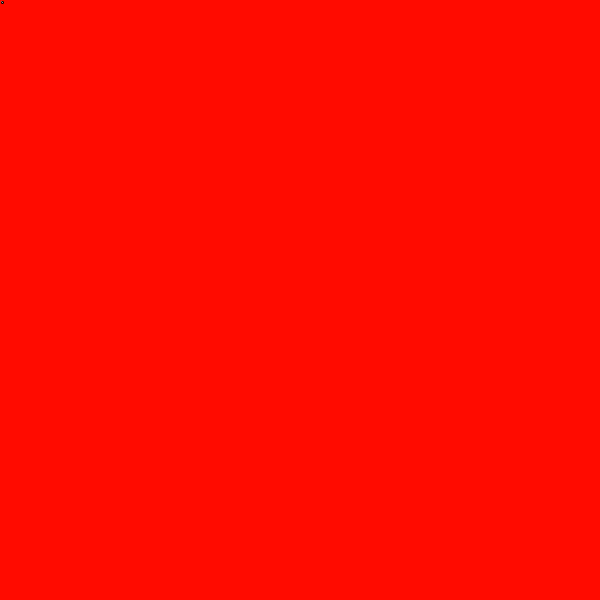
Frame 1 (no input)
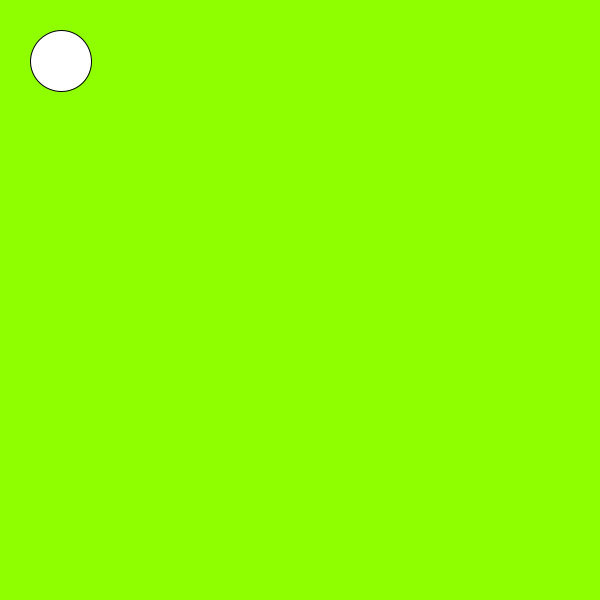
Frame 60 (the mouse pressed at the canvas centre just before this capture)
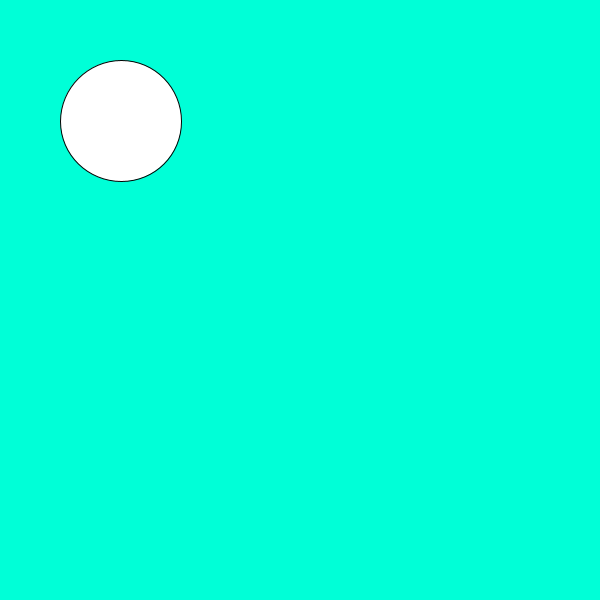
Frame 120 (the mouse held since frame 60 and released just before this capture)

The Processing sketch that drew these frames (run headless with seeded random() and noise(); from frame 60 on, the mouse is pressed at the canvas centre):

// Processing sketch: processing_185521
// ── processing_185521.pde

float px=1;

void setup(){
size(600,600);
colorMode(HSB);
}

void draw(){
px=px+1;
background(px,255,255);
ellipse(px,px,px,px);
}
